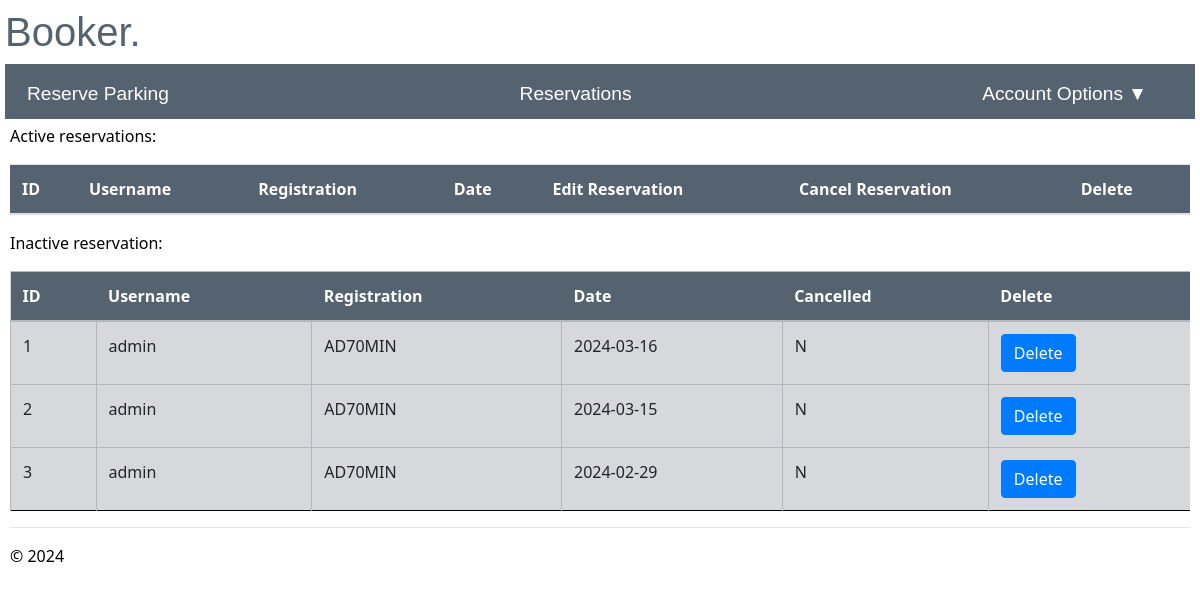
The app's page /reservations (signed in), older data.
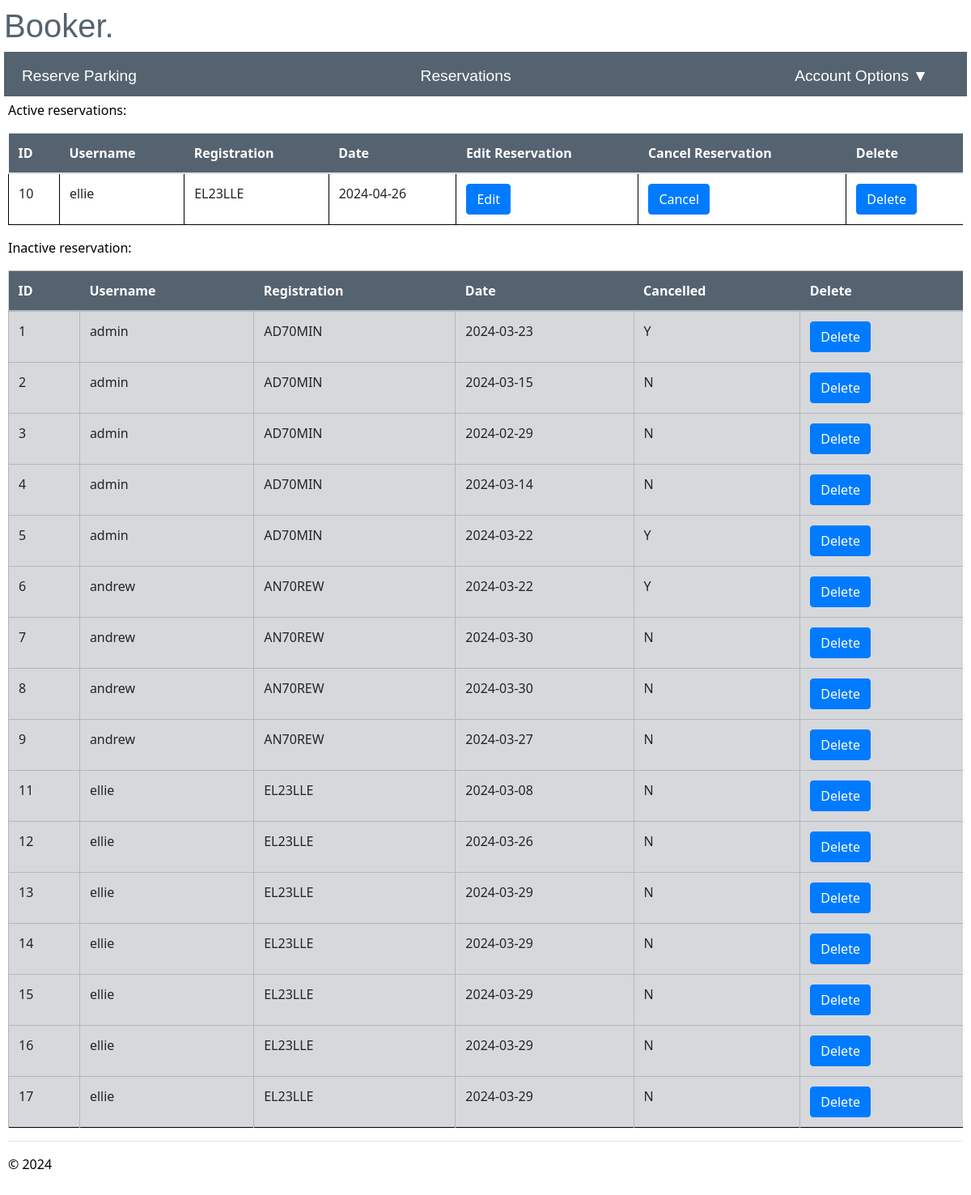
The same page, newer data.
### app/models/models.py (models this page shows)
class reserve(db.Model):
    __tablename__ = 'reserve'
    id = db.Column(db.Integer, primary_key=True, nullable=False)
    username = db.Column(db.String(20), db.ForeignKey('user.username'), nullable=False)
    registration = db.Column(db.String(9), nullable=False)
    date = db.Column(db.Date,nullable=False)
    cancelled = db.Column(db.String(1), nullable=False, default='N')

### app/main/routes.py (the view, shortened to what this page needs)
@bp.route("/reservations")
@login_required
@check_authorisation
def reservations():
    try:
        if current_user.role =='admin':
            active_reservations = reserve.query.filter(reserve.cancelled == 'N', reserve.date >= func.current_date()).all()
            inactive_reservations = reserve.query.filter(or_(reserve.cancelled == 'Y', reserve.date < func.current_date())).all()
        current_app.logger.info('Username: %s accessed reservations', current_user.username)
        return render_template("reservations.html", active_reservations=active_reservations, inactive_reservations=inactive_reservations)
    except Exception as e:
        flash("An error occurred retrieving reservations. Please try again.")
        current_app.logger.exception('Error during retrieving reservations: %s', str(e))
        return redirect(url_for('main.reserve_parking'))

### app/__init__.py (called while the page is built)
def create_app():
    app = Flask(__name__)
    env_config = os.getenv("PROD_APP_SETTINGS", "config.Config")
    app.config.from_object(env_config)
    db.init_app(app)
    login_manager.init_app(app)
    app.logger.setLevel(logging.INFO)
    handler = RotatingFileHandler('app.log', maxBytes=10240, backupCount=10)
    handler.setLevel(logging.INFO)
    formatter = logging.Formatter('%(asctime)s - %(levelname)s - %(message)s', datefmt='%Y-%m-%d %H:%M:%S')
    handler.setFormatter(formatter)
    app.logger.addHandler(handler)
    from app.main import bp as main_bp
    app.register_blueprint(main_bp)
    from app.user import bp as user_bp
    app.register_blueprint(user_bp)
    from app.admin import bp as admin_bp
    app.register_blueprint(admin_bp)
    @login_manager.user_loader
    def load_user(user_id):
        return User.query.get(int(user_id))
    return app

### app/main/routes.py (called while the page is built)
def check_authorisation(func):
    @wraps(func)
    def decorated_function(*args, **kwargs):
        if current_user.authorised == 'Y':
            return func(*args, **kwargs)
        else:
            current_app.logger.warning('Username: %s attempted to access %s when they are not authorised', current_user.username, func.__name__)
            flash("You are not authorised to access this page")
            return redirect(url_for("user.login"))
    return decorated_function

### app/user/routes.py (called while the page is built)
@bp.before_app_request
def make_session_permanent():
    session.permanent = True
    current_app.permanent_session_lifetime = timedelta(seconds=60)

### app/main/templates/reservations.html (shortened to what this page needs)
{% extends "layout.html" %}
{% block content %}
<p>Active reservations:</p>
<table class="table table-hover">
  <thead class="active tables">
    <th>ID</th>
    <th>Username</th>
    <th>Registration</th>
    <th>Date</th>
    <th>Edit Reservation</th>
    <th>Cancel Reservation</th>
    {% if current_user.role == 'admin' %}
    <th>Delete</th>
    {% endif %}
  </thead>
  <tbody>
    {% for reservation in active_reservations %}
    <tr>
      <td>{{reservation.id}}</td>
      <td>{{reservation.username}}</td>
      <td>{{reservation.registration}}</td>
      <td>{{reservation.date}}</td>
      <td><a href='{{url_for("main.edit_reservations", id=reservation.id)}}' class='btn btn-primary'>Edit</a></td>
      <td>
        <form method="POST" action="/cancel_reservation/">
          <input type="submit" class='btn btn-primary' value='Cancel'>
        </form>
      </td>
      {% if current_user.role == 'admin' %}
      <td>
        <form method="POST" action="/delete_reservation/">
          <input type="submit" class='btn btn-primary' value="Delete" onclick='return confirm("Are you sure you want to delete this ticket?")'>
        </form>
      </td>
      {% endif %}
    </tr>
    {% endfor %}
  </tbody>
</table>
<p> Inactive reservation:</p>
<table class="table table-secondary">
  <thead class="inactive tables">
    <th>ID</th>
    <th>Username</th>
    <th>Registration</th>
    <th>Date</th>
    <th>Cancelled</th>
    {% if current_user.role == 'admin' %}
    <th>Delete</th>
    {% endif %}
  </thead>
  <tbody>
    {% for reservation in inactive_reservations %}
    <tr>
      <td>{{reservation.id}}</td>
      <td>{{reservation.username}}</td>
      <td>{{reservation.registration}}</td>
      <td>{{reservation.date}}</td>
      <td>{{reservation.cancelled}}</td>
      {% if current_user.role == 'admin' %}
      <td>
        <form method="POST" action="/delete_reservation/">
          <input type="submit" class='btn btn-primary' value="Delete" onclick='return confirm("Are you sure you want to delete this ticket?")'>
        </form>
      </td>
      {% endif %}
    </tr>
    {% endfor %}
  </tbody>
</table>
{% endblock %}

### app/main/templates/layout.html (shortened to what this page needs)
<!DOCTYPE html>
<html>
    <head>
        <link rel="stylesheet" href="https://stackpath.bootstrapcdn.com/bootstrap/4.5.2/css/bootstrap.min.css">
        <link rel="stylesheet" type="text/css" href="{{ url_for('static', filename='site.css')}}" />
    </head>
    <body>
        <div class="heading">
            <h1>Booker.</h1>
        <div class="navbar">
          <a  href="{{ url_for('main.reserve_parking') }}" class="navbar-item">Reserve Parking</a>
          <a href="{{ url_for('main.reservations') }}" class="navbar-item">Reservations</a>
          <div class="dropdown">
            <a class="navbar-item dropdown-arrow" >Account Options</a>
          </div>
        </div>
        <div class="body-content">
            {% block content %}
            {% endblock %}
            <hr/>
            <footer>
                <p>&copy; 2024</p>
            </footer>
        </div>
    </body>
</html>

### app/static/site.css (style rules this page uses)
.body-content { padding: 5px; font-family:'Segoe UI', Tahoma, Geneva, Verdana, sans-serif; color: rgb(0, 0, 0); }
.heading { display:block; flex-direction: column; justify-content: center; align-items: center; color: rgb(85, 99, 112); font-family:Arial, Helvetica, sans-serif }
.navbar { background-color: rgb(85, 99, 112); font-size: 1.2em; font-family: 'Trebuchet MS', 'Lucida Sans Unicode', 'Lucida Grande', 'Lucida Sans', Arial, sans-serif; color: white; padding: 8px 30px 2px 4px; }
.navbar-item { padding: 8px; margin: 0 10px; text-decoration: none; color: white; cursor: pointer; }
.dropdown-arrow::after { content: '\25BC'; margin-left: 5px; }
tr { border-bottom: 1px solid black; }
td { padding: 1em; border-left: 1px solid black; }
.tables { background-color: rgb(85, 99, 112); color: white; }

### app/main/templates/layout.html (style rules this page uses)
body { padding: 8px 5px 8px 5px; }

Row changes from the older to the newer data that the page shows:
added reserve: id "10", username "ellie", registration "EL23LLE", date "2024-04-26", shown under "Booker."
changed reserve id 1: date "2024-03-16" → "2024-03-23"; cancelled "N" → "Y"
added reserve: id "4", username "admin", registration "AD70MIN", date "2024-03-14", cancelled "N"
added reserve: id "5", username "admin", registration "AD70MIN", date "2024-03-22", cancelled "Y"
added reserve: id "6", username "andrew", registration "AN70REW", date "2024-03-22", cancelled "Y"
added reserve: id "7", username "andrew", registration "AN70REW", date "2024-03-30", cancelled "N"
added reserve: id "8", username "andrew", registration "AN70REW", date "2024-03-30", cancelled "N"
added reserve: id "9", username "andrew", registration "AN70REW", date "2024-03-27", cancelled "N"
added reserve: id "11", username "ellie", registration "EL23LLE", date "2024-03-08", cancelled "N"
added reserve: id "12", username "ellie", registration "EL23LLE", date "2024-03-26", cancelled "N"
added reserve: id "13", username "ellie", registration "EL23LLE", date "2024-03-29", cancelled "N"
added reserve: id "14", username "ellie", registration "EL23LLE", date "2024-03-29", cancelled "N"
added reserve: id "15", username "ellie", registration "EL23LLE", date "2024-03-29", cancelled "N"
added reserve: id "16", username "ellie", registration "EL23LLE", date "2024-03-29", cancelled "N"
added reserve: id "17", username "ellie", registration "EL23LLE", date "2024-03-29", cancelled "N"
